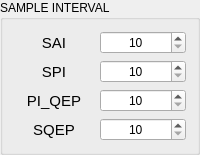
             <widget class="QGroupBox" name="groupBox_17">
              <property name="styleSheet">
               <string notr="true"/>
              </property>
              <property name="title">
               <string>SAMPLE INTERVAL</string>
              </property>
              <layout class="QGridLayout" name="gridLayout_24">
               <item row="0" column="0">
                <widget class="QLabel" name="label_87">
                 <property name="maximumSize">
                  <size>
                   <width>80</width>
                   <height>16777215</height>
                  </size>
                 </property>
                 <property name="font">
                  <font>
                   <pointsize>11</pointsize>
                  </font>
                 </property>
                 <property name="toolTip">
                  <string>&lt;html&gt;&lt;head/&gt;&lt;body&gt;&lt;p&gt;AI的采样间隔(10-200ms)&lt;/p&gt;&lt;/body&gt;&lt;/html&gt;</string>
                 </property>
                 <property name="text">
                  <string>SAI</string>
                 </property>
                 <property name="alignment">
                  <set>Qt::AlignCenter</set>
                 </property>
                </widget>
               </item>
               <item row="0" column="1">
                <widget class="QSpinBox" name="param_sai_sample_interval">
                 <property name="alignment">
                  <set>Qt::AlignCenter</set>
                 </property>
                 <property name="minimum">
                  <number>10</number>
                 </property>
                 <property name="maximum">
                  <number>200</number>
                 </property>
                </widget>
               </item>
               <item row="1" column="0">
                <widget class="QLabel" name="label_88">
                 <property name="maximumSize">
                  <size>
                   <width>80</width>
                   <height>16777215</height>
                  </size>
                 </property>
                 <property name="font">
                  <font>
                   <pointsize>11</pointsize>
                  </font>
                 </property>
                 <property name="toolTip">
                  <string>&lt;html&gt;&lt;head/&gt;&lt;body&gt;&lt;p&gt;脉冲输入采样间隔(10-200ms)&lt;/p&gt;&lt;/body&gt;&lt;/html&gt;</string>
                 </property>
                 <property name="text">
                  <string>SPI</string>
                 </property>
                 <property name="alignment">
                  <set>Qt::AlignCenter</set>
                 </property>
                </widget>
               </item>
               <item row="1" column="1">
                <widget class="QSpinBox" name="param_spi_sample_interval">
                 <property name="alignment">
                  <set>Qt::AlignCenter</set>
                 </property>
                 <property name="minimum">
                  <number>10</number>
                 </property>
                 <property name="maximum">
                  <number>200</number>
                 </property>
                </widget>
               </item>
               <item row="2" column="0">
                <widget class="QLabel" name="label_89">
                 <property name="maximumSize">
                  <size>
                   <width>80</width>
                   <height>16777215</height>
                  </size>
                 </property>
                 <property name="font">
                  <font>
                   <pointsize>11</pointsize>
                  </font>
                 </property>
                 <property name="toolTip">
                  <string>&lt;html&gt;&lt;head/&gt;&lt;body&gt;&lt;p&gt;PI复用QEP时编码器数据采样间隔(10-200ms)&lt;/p&gt;&lt;/body&gt;&lt;/html&gt;</string>
                 </property>
                 <property name="text">
                  <string>PI_QEP</string>
                 </property>
                 <property name="alignment">
                  <set>Qt::AlignCenter</set>
                 </property>
                </widget>
               </item>
               <item row="2" column="1">
                <widget class="QSpinBox" name="param_pi_qep_sample_interval">
                 <property name="alignment">
                  <set>Qt::AlignCenter</set>
                 </property>
                 <property name="minimum">
                  <number>10</number>
                 </property>
                 <property name="maximum">
                  <number>200</number>
                 </property>
                </widget>
               </item>
               <item row="3" column="0">
                <widget class="QLabel" name="label_90">
                 <property name="maximumSize">
                  <size>
                   <width>80</width>
                   <height>16777215</height>
                  </size>
                 </property>
                 <property name="font">
                  <font>
                   <pointsize>11</pointsize>
                  </font>
                 </property>
                 <property name="toolTip">
                  <string>&lt;html&gt;&lt;head/&gt;&lt;body&gt;&lt;p&gt;编码器脉冲采样间隔(10-200ms)&lt;/p&gt;&lt;/body&gt;&lt;/html&gt;</string>
                 </property>
                 <property name="text">
                  <string>SQEP</string>
                 </property>
                 <property name="alignment">
                  <set>Qt::AlignCenter</set>
                 </property>
                </widget>
               </item>
               <item row="3" column="1">
                <widget class="QSpinBox" name="param_sqep_sample_interval">
                 <property name="alignment">
                  <set>Qt::AlignCenter</set>
                 </property>
                 <property name="minimum">
                  <number>10</number>
                 </property>
                 <property name="maximum">
                  <number>200</number>
                 </property>
                </widget>
               </item>
              </layout>
             </widget>
